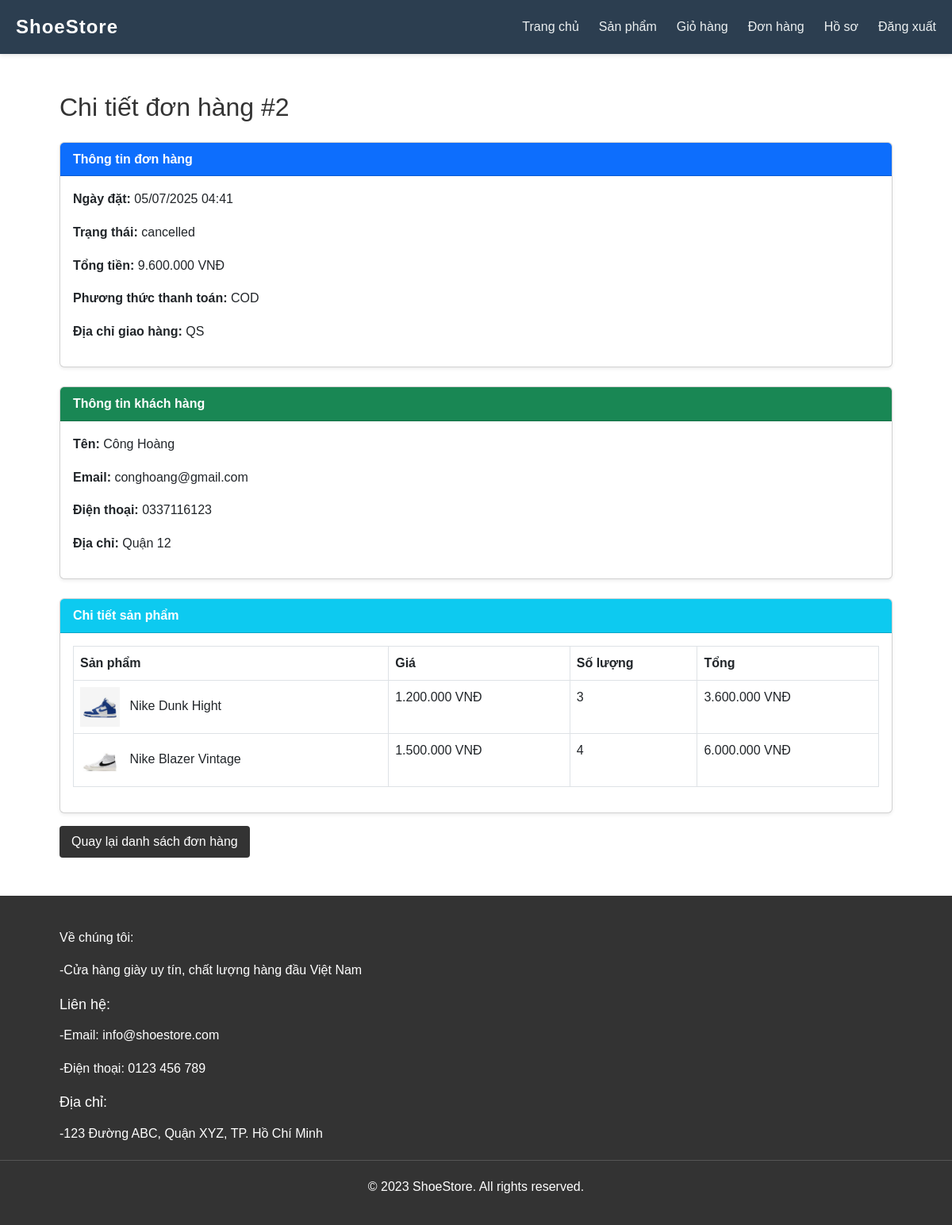
The app's page /my-orders.php?action=view&id=2 (signed in) with its own data.
### tables this page shows
CREATE TABLE `orders` (
  `id` int(11) NOT NULL,
  `user_id` int(11) NOT NULL,
  `total` decimal(10,2) NOT NULL,
  `status` varchar(20) DEFAULT 'pending',
  `shipping_address` text NOT NULL,
  `payment_method` varchar(50) NOT NULL,
  `created_at` timestamp NULL DEFAULT current_timestamp(),
  `updated_at` timestamp NULL DEFAULT current_timestamp() ON UPDATE current_timestamp()
);

CREATE TABLE `users` (
  `id` int(11) NOT NULL,
  `username` varchar(50) NOT NULL,
  `password` varchar(255) NOT NULL,
  `email` varchar(100) NOT NULL,
  `full_name` varchar(100) DEFAULT NULL,
  `address` text DEFAULT NULL,
  `phone` varchar(20) DEFAULT NULL,
  `created_at` timestamp NULL DEFAULT current_timestamp(),
  `updated_at` timestamp NULL DEFAULT current_timestamp() ON UPDATE current_timestamp(),
  `is_active` tinyint(1) DEFAULT 1
);

CREATE TABLE `order_items` (
  `id` int(11) NOT NULL,
  `order_id` int(11) NOT NULL,
  `product_id` int(11) NOT NULL,
  `quantity` int(11) NOT NULL,
  `price` decimal(10,2) NOT NULL
);

CREATE TABLE `products` (
  `id` int(11) NOT NULL,
  `name` varchar(100) NOT NULL,
  `description` text DEFAULT NULL,
  `price` decimal(10,2) NOT NULL,
  `image` varchar(255) DEFAULT NULL,
  `category` varchar(50) DEFAULT NULL,
  `brand` varchar(50) DEFAULT NULL,
  `created_at` timestamp NULL DEFAULT current_timestamp(),
  `updated_at` timestamp NULL DEFAULT current_timestamp() ON UPDATE current_timestamp(),
  `color` varchar(50) DEFAULT NULL,
  `stock_quantity` int(11) DEFAULT 0,
  `material` varchar(100) DEFAULT NULL,
  `gender` enum('Nam','Nữ','Unisex') DEFAULT 'Unisex',
  `season` varchar(50) DEFAULT NULL,
  `style` varchar(100) DEFAULT NULL,
  `is_active` tinyint(1) DEFAULT 1
);

### my-orders.php (the view, shortened to what this page needs)
<?php
require_once 'includes/config.php';
include 'includes/header.php';
$user_id = $_SESSION['user_id'];
if (isset($_GET['action']) && $_GET['action'] == 'view' && isset($_GET['id'])) {
    $order_id = $_GET['id'];
    $stmt = $conn->prepare("
        SELECT o.*, u.username, u.email, u.phone, u.address
        FROM orders o
        JOIN users u ON o.user_id = u.id
        WHERE o.id = ? AND o.user_id = ?
    ");
    $stmt->execute([$order_id, $user_id]);
    $order = $stmt->fetch(PDO::FETCH_ASSOC);
    $stmt = $conn->prepare("
        SELECT oi.*, p.name, p.image
        FROM order_items oi
        JOIN products p ON oi.product_id = p.id
        WHERE oi.order_id = ?
    ");
    $stmt->execute([$order_id]);
    $order_items = $stmt->fetchAll(PDO::FETCH_ASSOC);
    ?>
    <div class="container my-5">
        <h2 class="mb-4">Chi tiết đơn hàng #<?php echo htmlspecialchars($order_id); ?></h2>
        <div class="card shadow-sm mb-4">
            <div class="card-header bg-primary text-white">
                <strong>Thông tin đơn hàng</strong>
            </div>
            <div class="card-body">
                <p><strong>Ngày đặt:</strong> <?php echo date('d/m/Y H:i', strtotime($order['created_at'])); ?></p>
                <p><strong>Trạng thái:</strong> <?php echo htmlspecialchars($order['status']); ?></p>
                <p><strong>Tổng tiền:</strong> <?php echo number_format($order['total'], 0, ',', '.'); ?> VNĐ</p>
                <p><strong>Phương thức thanh toán:</strong> <?php echo htmlspecialchars($order['payment_method']); ?></p>
                <p><strong>Địa chỉ giao hàng:</strong> <?php echo htmlspecialchars($order['shipping_address']); ?></p>
            </div>
        </div>
        <div class="card shadow-sm mb-4">
            <div class="card-header bg-success text-white">
                <strong>Thông tin khách hàng</strong>
            </div>
            <div class="card-body">
                <p><strong>Tên:</strong> <?php echo htmlspecialchars($order['username']); ?></p>
                <p><strong>Email:</strong> <?php echo htmlspecialchars($order['email']); ?></p>
                <p><strong>Điện thoại:</strong> <?php echo htmlspecialchars($order['phone'] ?? 'Chưa cung cấp'); ?></p>
                <p><strong>Địa chỉ:</strong> <?php echo htmlspecialchars($order['address'] ?? 'Chưa cung cấp'); ?></p>
            </div>
        </div>
        <div class="card shadow-sm">
            <div class="card-header bg-info text-white">
                <strong>Chi tiết sản phẩm</strong>
            </div>
            <div class="card-body">
                <table class="table table-bordered">
                    <thead>
                        <tr>
                            <th>Sản phẩm</th>
                            <th>Giá</th>
                            <th>Số lượng</th>
                            <th>Tổng</th>
                        </tr>
                    </thead>
                    <tbody>
                        <?php foreach ($order_items as $item): ?>
                            <tr>
                                <td>
                                    <img src="assets/image/<?php echo htmlspecialchars($item['image'] ?? 'default-shoe.png'); ?>" width="50" class="me-2">
                                    <?php echo htmlspecialchars($item['name']); ?>
                                </td>
                                <td><?php echo number_format($item['price'], 0, ',', '.'); ?> VNĐ</td>
                                <td><?php echo $item['quantity']; ?></td>
                                <td><?php echo number_format($item['price'] * $item['quantity'], 0, ',', '.'); ?> VNĐ</td>
                            </tr>
                        <?php endforeach; ?>
                    </tbody>
                </table>
            </div>
        </div>
        <a href="my-orders.php" class="btn btn-outline-primary mt-3">Quay lại danh sách đơn hàng</a>
    </div>
    <?php
    include 'includes/footer.php';
    exit();
}
?>
<?php include 'includes/footer.php'; ?>

### assets/css/style.css (style rules this page uses)
* { margin: 0; padding: 0; box-sizing: border-box; }
body { font-family: 'Arial', sans-serif; line-height: 1.6; color: #333; }
.container { width: 90%; max-width: 1200px; margin: 0 auto; padding: 0 15px; }
.btn { display: inline-block; background-color: #333; color: #fff; padding: 10px 20px; text-decoration: none; border-radius: 5px; transition: background-color 0.3s; }
.btn { padding: 8px 15px; border: none; border-radius: 4px; cursor: pointer; margin-right: 5px; }

### records on screen
orders: created_at "05/07/2025 04:41", status "cancelled", total "9.600.000", payment_method "COD", shipping_address "QS", user.username "Công Hoàng", user.email "conghoang@gmail.com", user.phone "0337116123", user.address "Quận 12"
order_items: product.image (picture), product.name "Nike Dunk Hight", price "1.200.000", quantity "3", $item['price'] * $item['quantity'] "3.600.000"
order_items: product.image (picture), product.name "Nike Blazer Vintage", price "1.500.000", quantity "4", $item['price'] * $item['quantity'] "6.000.000"

### other values on screen
$order_id "2"
